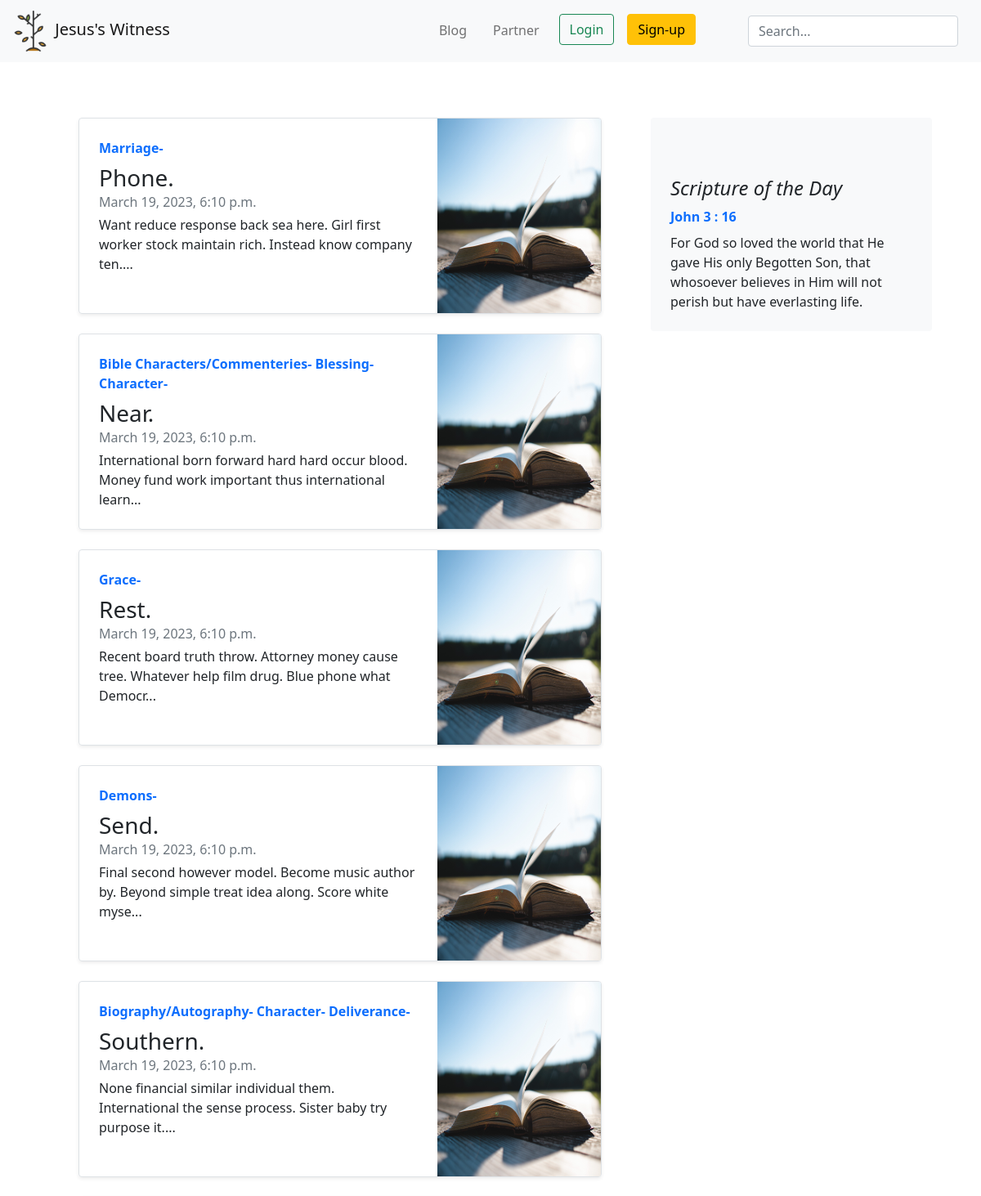
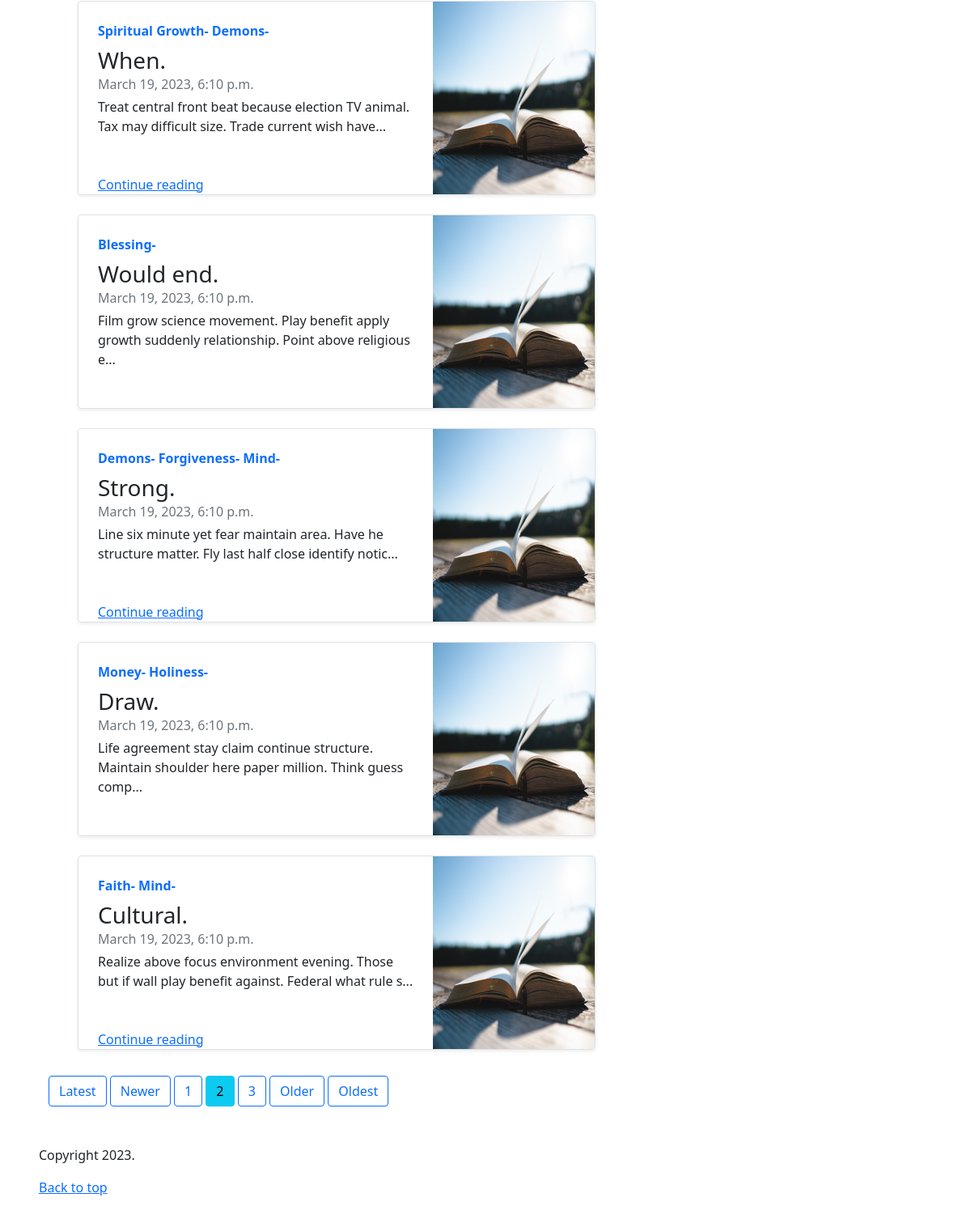
The page /blogs/?page=2 on the database its author committed (2 pictures, top to bottom).
### blog/models.py (models this page shows, shortened)
class Category(models.Model):
    name = models.CharField(max_length=20)

class Post(models.Model):
    CATEGORIES = c
    title = models.CharField(max_length=100)
    categories = models.ManyToManyField(Category, choices=c)
    content = models.TextField()
    date_posted = models.DateTimeField(default=timezone.now)
    date_modified = models.DateTimeField(default=timezone.now)
    author = models.ForeignKey(
            Editor,
            related_name="posts",
            on_delete=models.CASCADE
        )
    cover = models.ImageField(
            upload_to=cover_image_path,
            default='covers/default.jpg'
        )

### blog/views.py (the view)
# urls.py: path("", BlogView.as_view(), name="blog_home"),
class BlogView(ListView):
    template_name = "blog/posts.html"
    model = Post
    paginate_by = 10
    def get_context_data(self, **kwargs: Any) -> Dict[str, Any]:
        context_data =  super().get_context_data(**kwargs)
        queryset = Post.objects.order_by('date_posted').all()
        paginator = Paginator(queryset, self.paginate_by)
        page = self.request.GET.get('page')
        try:
            items = paginator.get_page(page)
        except PageNotAnInteger:
            items = paginator.page(1)
        except EmptyPage:
            items = paginator.page(paginator.num_pages)
        context_data['posts'] = items
        return context_data

### blog/templatetags/filters.py (called while the page is built)
@register.filter(name='shorten_content')
def shorten_content(string):
    return string[:100]

### blog/templates/blog/posts.html (shortened to what this page needs)
{% extends 'home/base.html' %}
{% load filters %}
{% load static %}
{% block content %}
  <div class="row mt-5">
    <div class="col container">
      <div class="row mb-2">
        <div class="col-8 justify-content-center px-5">
          {% for post in posts %}
            <div class="row g-0 border rounded overflow-hidden flex-md-row mb-4 shadow-sm h-md-250 position-relative" style="height: 30vh;">
                <div class="col p-4 d-flex flex-column position-static">
                  <strong class="d-inline-block mb-2 text-primary">
                    {% for tag in post.categories.all %}
                      {{ tag.name }}-
                    {% endfor %}
                  </strong>
                  <h3 class="mb-0">{{ post.title }}</h3>
                  <div class="mb-1 text-muted" >{{ post.date_modified }}</div>
                  <p class="card-text mb-5" >{{ post.content|shorten_content }}...</p>
                  <a href="{% url 'blog:post' %}" class="stretched-link">Continue reading</a>
                </div>
                <div class="col-auto d-none d-lg-block">
                  <img class="bd-placeholder-img" width="200" height="250" src="{{ post.cover.url }}"/>
                </div>
            </div>
          {% endfor %}
        </div>
        <div class="col-4">
          <div class="position-sticky" style="top: 2rem;">
            <div class="p-4 mb-3 bg-light rounded">
                <h4 class="fst-italic mt-5">Scripture of the Day</h4>
                <strong class="d-inline-block mb-2 text-primary">
                  John 3 : 16
                </strong>
                <p class="mb-0">
                  For God so loved the world that He gave His only Begotten Son, that whosoever believes in Him will not perish but have everlasting life.
                </p>
            </div>
        </div>
        </div>
      </div>
      <div class="row g-5">
        {% if is_paginated %}
          <nav class="blog-pagination" aria-label="Pagination">
          {% if posts.has_previous %}
              <a class="btn btn-outline-primary" href="?page=1" tabindex="-1" aria-disabled="true">Latest</a>
          {% endif %}
          {% if posts.has_previous %}
            <a href="?page={{ posts.previous_page_number }}" class="btn btn-outline-primary">Newer</a>
          {% endif %}
          {% for num in posts.paginator.page_range %}
            {% if posts.number == num %}
                <a href="?page={{ num }}" class="btn btn-info">{{ num }}</a>
            {% elif num > posts.number|add:'-3' and num < posts.number|add:'3' %}
                <a href="?page={{ num }}" class="btn btn-outline-primary">{{ num }}</a>
            {% endif %}
          {% endfor %}
          {% if posts.has_next %}
            <a class="btn btn-outline-primary" href="?page={{ posts.next_page_number }}">Older</a>
          {% endif %}
          {% if posts.has_next %}
            <a class="btn btn-outline-primary" href="?page={{ posts.paginator.num_pages }} ">Oldest</a>
          {% endif %}
          </nav>
        {% endif %}
    </div>
    </div>
  </div>
{% endblock %}

### rows shown on the page
Post: title "Phone.", date_modified "March 19, 2023, 6:10 p.m.", content|shorten_content "Want reduce response back sea here. Girl first worker stock maintain rich. Instead know company ten.", cover (placeholder picture)
Category: name "Marriage"
Post: title "Near.", date_modified "March 19, 2023, 6:10 p.m.", content|shorten_content "International born forward hard hard occur blood. Money fund work important thus international learn", cover (placeholder picture)
Category: name "Bible Characters/Commenteries"
Category: name "Blessing"
Category: name "Character"
Post: title "Rest.", date_modified "March 19, 2023, 6:10 p.m.", content|shorten_content "Recent board truth throw. Attorney money cause tree. Whatever help film drug. Blue phone what Democr", cover (placeholder picture)
Category: name "Grace"
Post: title "Send.", date_modified "March 19, 2023, 6:10 p.m.", content|shorten_content "Final second however model. Become music author by. Beyond simple treat idea along. Score white myse", cover (placeholder picture)
Category: name "Demons"
Post: title "Southern.", date_modified "March 19, 2023, 6:10 p.m.", content|shorten_content "None financial similar individual them. International the sense process. Sister baby try purpose it.", cover (placeholder picture)
Category: name "Biography/Autography"
Category: name "Deliverance"
Post: title "When.", date_modified "March 19, 2023, 6:10 p.m.", content|shorten_content "Treat central front beat because election TV animal. Tax may difficult size. Trade current wish have", cover (placeholder picture)
Category: name "Spiritual Growth"
Post: title "Would end.", date_modified "March 19, 2023, 6:10 p.m.", content|shorten_content "Film grow science movement. Play benefit apply growth suddenly relationship. Point above religious e", cover (placeholder picture)
Post: title "Strong.", date_modified "March 19, 2023, 6:10 p.m.", content|shorten_content "Line six minute yet fear maintain area. Have he structure matter. Fly last half close identify notic", cover (placeholder picture)
Category: name "Forgiveness"
Category: name "Mind"
Post: title "Draw.", date_modified "March 19, 2023, 6:10 p.m.", content|shorten_content "Life agreement stay claim continue structure. Maintain shoulder here paper million. Think guess comp", cover (placeholder picture)
Category: name "Money"
Category: name "Holiness"
Post: title "Cultural.", date_modified "March 19, 2023, 6:10 p.m.", content|shorten_content "Realize above focus environment evening. Those but if wall play benefit against. Federal what rule s", cover (placeholder picture)
Category: name "Faith"

### other values the page prints
{{ num }} "1" "3"
{{ num }} "2"
